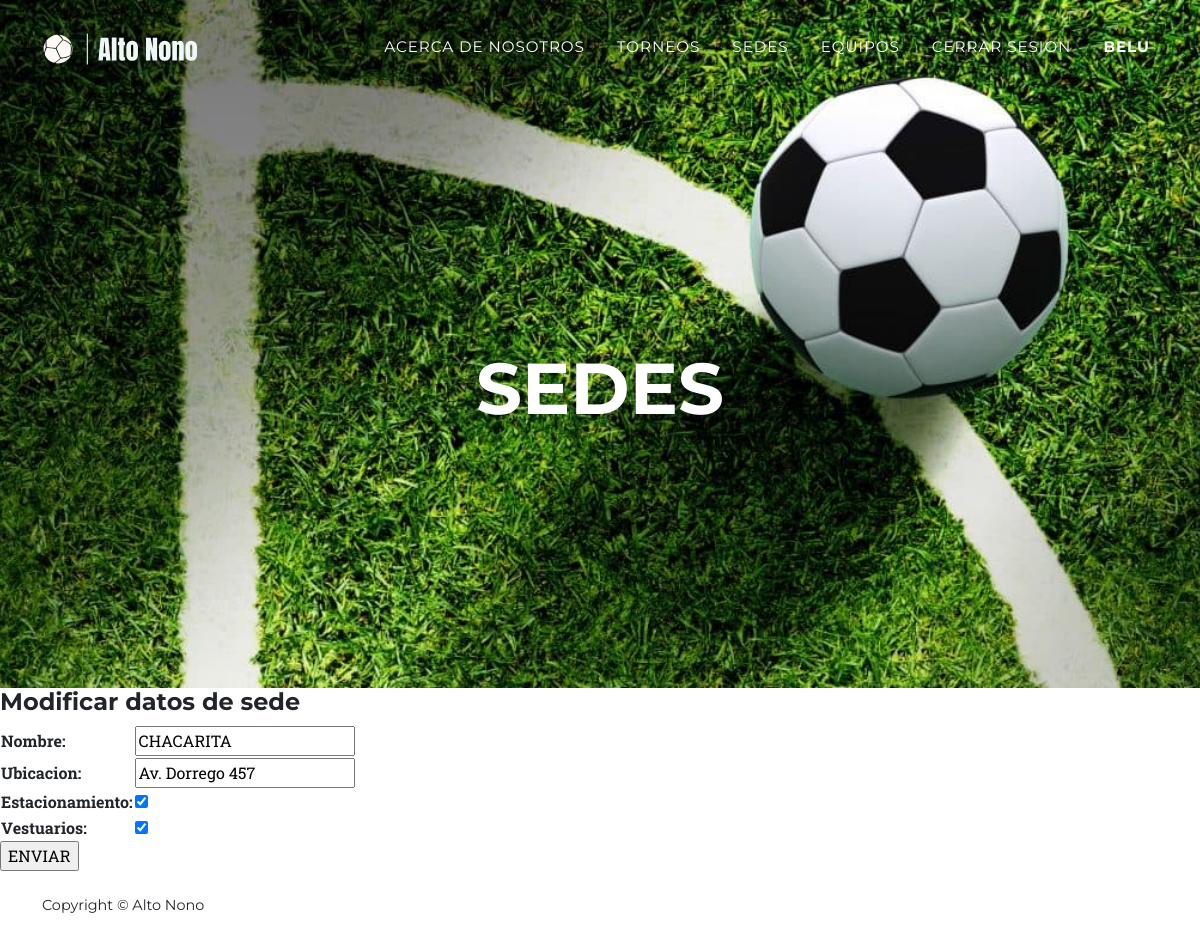
Page /AppTorneo/editarSede/1/ (signed in) on the earlier database version.
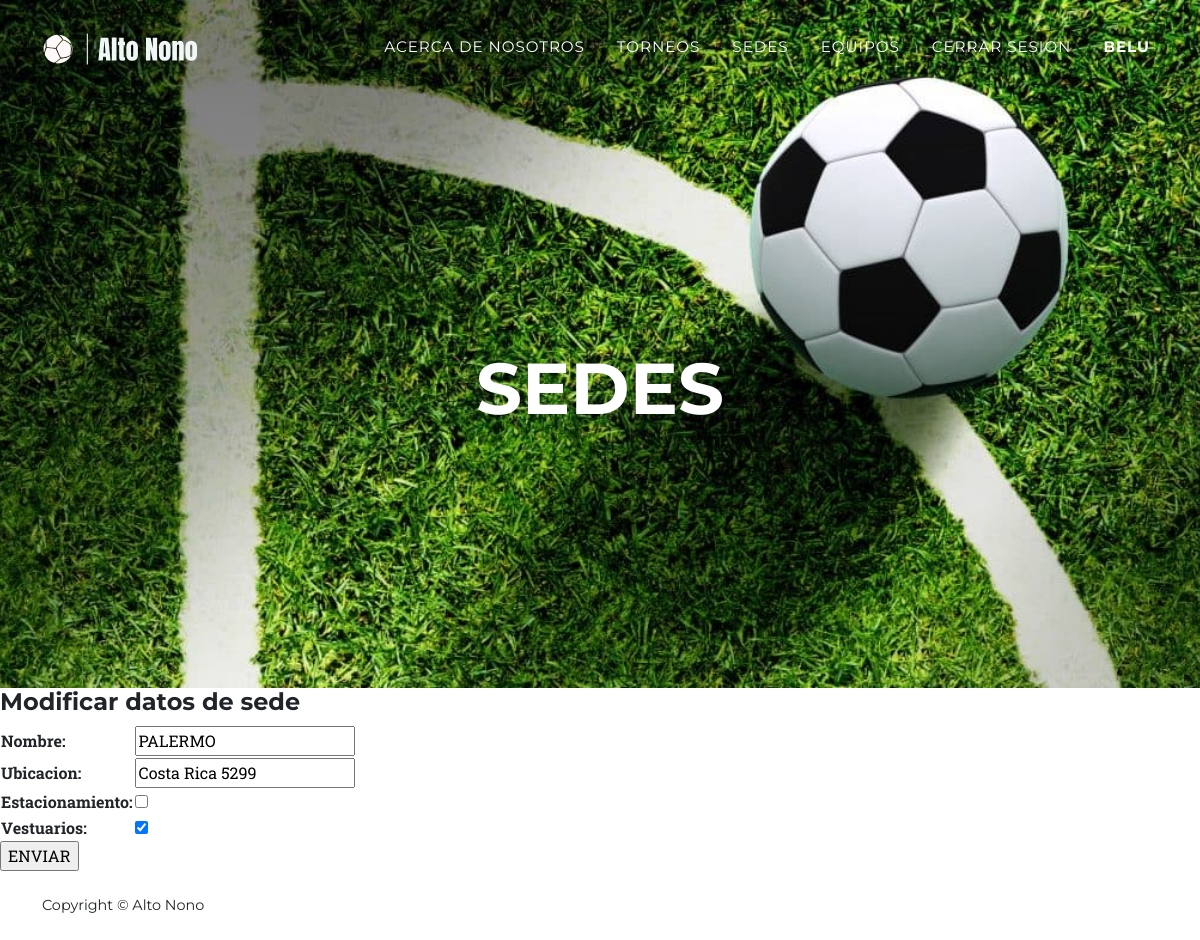
Same page on the later database version.
### AppTorneo/models.py (models this page shows, shortened)
class Sede (models.Model):
    nombre = models.CharField(max_length=40)
    ubicacion = models.CharField(max_length=40)
    estacionamiento = models.BooleanField ()
    vestuarios = models.BooleanField ()

### AppTorneo/views.py (the view)
@login_required
def modificarSede (request, sede_id):
    sede = Sede.objects.get (id = sede_id)
    if request.method == "POST":
        miFormulario = SedeFormulario (request.POST)
        if miFormulario.is_valid():
            informacion = miFormulario.cleaned_data
            sede.nombre = informacion["nombre"]
            sede.ubicacion = informacion["ubicacion"]
            sede.estacionamiento= informacion["estacionamiento"]
            sede.vestuarios = informacion ["vestuarios"]
            sede.save() #guarda en la base de datos
            sedes = Sede.objects.all ()
            return render (request, "AppTorneo/leerSedes.html", {"sedes":sedes})
    else:
        miFormulario = SedeFormulario (initial = {"nombre":sede.nombre, "ubicacion":sede.ubicacion, "estacionamiento":sede.estacionamiento, "vestuarios":sede.vestuarios})
    return render (request,'AppTorneo/editarSede.html', {"miFormulario":miFormulario, "sede_id":sede_id})

### AppTorneo/forms.py
class SedeFormulario (forms.Form):
    nombre = forms.CharField(max_length=40)
    ubicacion = forms.CharField(max_length=40)
    estacionamiento = forms.BooleanField (required=False)
    vestuarios = forms.BooleanField (required=False)

### AppTorneo/templates/AppTorneo/editarSede.html (shortened to what this page needs)
{% extends "AppTorneo/padre.html" %}
{% load static %}
{%block titulo%}
    <div class="masthead-subheading"></div><br><br>
    <div class="masthead-heading text-uppercase">SEDES</div>
{%endblock%}
{% block contenidoVariable %}
<h4>Modificar datos de sede</h4>
<form action = "" method = "POST"> {% csrf_token %}
    <table>
    {{ miFormulario.as_table }}
    </table>
    <input type= submit   value = "ENVIAR">
    </form>
{%endblock%}

Differences in the rows shown:
changed Sede: nombre "CHACARITA" → "PALERMO"; ubicacion "Av. Dorrego 457" → "Costa Rica 5299"; estacionamiento "☑" → "☐"
